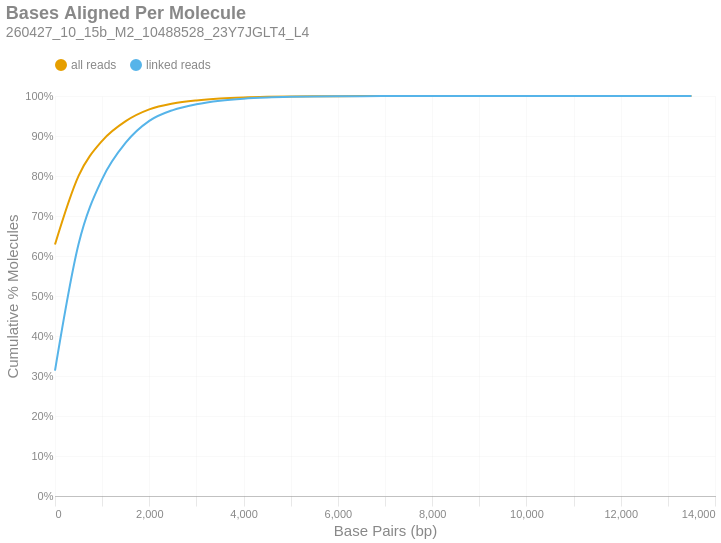

The cell this chart's notebook holds for it:
### Markdown cell above
### Bases Aligned Per Molecule
This is a cumulative frequency distribution showing the number of base pairs aligned per unique molecule. These data are shown in 500 bp bins. There are two distributions: one with `all reads` (yellow) and another with only `linked reads` (blue). The percent of molecules in the `linked reads` distribution is relative to the total number of linked molecules.

### Code cell
if SKIPLR:
    print_html(f"Skipped")
else:
    binned_df = consolidated_hist(valids['aligned_bp'], mask, 500, True)
    with SafeRender(binned_df):
        (
            density_plot(binned_df, 'Bases Aligned Per Molecule', samplename, 'basesper')
            .encode(
                x=alt.X('bin:Q', title="Base Pairs (bp)").axis(tickMinStep=500).scale(padding=0),
                y=alt.Y('value:Q', title='Cumulative % Molecules')
                    .axis(format='%')
                    .scale(domain = [0,1])
                    .stack(False),
                color=alt.Color("key:N").scale(domain = ["all reads", "linked reads"]),
                tooltip = [
                    alt.Tooltip("key:N", title = "Data Type"),
                    alt.Tooltip("range_label:N", title="Bases Aligned Per Molecule"),
                    alt.Tooltip("value:Q", format = ".2%", title="% Molecules (Cum.)")
                ]
            )
        ).display()

### Figure 1 — Vega-Lite specification as saved in the notebook (floating-point values rounded to 4 significant figures)
{"width": "container", "height": 400, "config": {"title": {"anchor": "start", "dy": -15, "fontSize": 18, "color": "#888888", "subtitleColor": "#888888", "subtitleFontSize": 14}, "arc": {"fill": "#0072B2"}, "axis": {"domainColor": "#888888", "domainWidth": 0.5, "gridWidth": 0.2, "grid": false, "titleFontWeight": 400, "titleFontSize": 15, "labelFontSize": 11, "labelColor": "#888888", "tickColor": "#888888", "tickWidth": 0.2, "titleColor": "#888888"}, "axisBand": {"grid": false}, "axisX": {"grid": true, "tickSize": 10, "domainCap": "round"}, "axisY": {"domain": false, "grid": true, "tickSize": 0, "domainCap": "round"}, "background": "transparent", "header": {"labelFontSize": 15, "labelColor": "#888888", "titleFontSize": 15, "titleFontWeight": 600, "titleColor": "#888888"}, "legend": {"labelFont": "sans-serif", "labelFontSize": 12, "labelColor": "#888888", "symbolSize": 100, "symbolType": "circle", "titleFontSize": 12, "titlePadding": 10, "titleColor": "#888888", "title": null, "orient": "top"}, "range": {"category": ["#E69F00", "#56B4E9", "#009E73", "#F0E442", "#0072B2", "#D55E00", "#CC79A7", "#000000"], "diverging": ["#cfe8f3", "#a2d4ec", "#73bfe2", "#46abdb", "#1696d2", "#12719e"]}, "area": {"fill": "#0072B2", "fillOpacity": 0.7, "line": true, "strokeOpacity": 0.7}, "line": {"color": "#0072B2", "stroke": "#0072B2", "strokeWidth": 2}, "trail": {"color": "#0072B2", "stroke": "#0072B2", "strokeWidth": 0, "size": 1}, "point": {"filled": true, "fillOpacity": 1.0, "size": 95}, "text": {"color": "#888888", "fontSize": 11, "align": "right", "fontWeight": 400, "size": 11}, "bar": {"fill": "#0072B2", "stroke": null}, "view": {"stroke": null, "continuousWidth": 660, "continuousHeight": 400}}, "data": {"name": "data-3d364b65c01727b5398fd09516a7c41f"}, "mark": {"type": "line", "interpolate": "monotone", "point": {"opacity": 0, "size": 275}}, "encoding": {"color": {"field": "key", "scale": {"domain": ["all reads", "linked reads"]}, "type": "nominal"}, "tooltip": [{"field": "key", "title": "Data Type", "type": "nominal"}, {"field": "range_label", "title": "Bases Aligned Per Molecule", "type": "nominal"}, {"field": "value", "format": ".2%", "title": "% Molecules (Cum.)", "type": "quantitative"}], "x": {"axis": {"tickMinStep": 500}, "field": "bin", "scale": {"padding": 0}, "title": "Base Pairs (bp)", "type": "quantitative"}, "y": {"axis": {"format": "%"}, "field": "value", "scale": {"domain": [0, 1]}, "stack": false, "title": "Cumulative % Molecules", "type": "quantitative"}}, "params": [{"name": "param_c36ac31b6afebe62", "select": {"type": "point", "fields": ["key"]}, "bind": "legend"}], "title": {"text": "Bases Aligned Per Molecule", "subtitle": "260427_10_15b_M2_10488528_23Y7JGLT4_L4"}, "transform": [{"fold": ["all reads (cumsum)", "linked reads (cumsum)"]}, {"calculate": "replace(datum.key, ' (cumsum)', '')", "as": "key"}, {"filter": {"param": "param_c36ac31b6afebe62"}}], "usermeta": {"embedOptions": {"downloadFileName": "260427_10_15b_M2_10488528_23Y7JGLT4_L4.basesper"}}, "$schema": "https://vega.github.io/schema/vega-lite/v6.4.1.json", "datasets": {"data-3d364b65c01727b5398fd09516a7c41f": [{"bin": "0.0", "interval": "0.0-500.0", "all reads": 0.6288, "linked reads": 0.3135, "all reads (cumsum)": 0.6288, "linked reads (cumsum)": 0.3135, "range_label": "0-499"}, {"bin": "500.0", "interval": "500.0-1000.0", "all reads": 0.1714, "linked reads": 0.3164, "all reads (cumsum)": 0.8003, "linked reads (cumsum)": 0.6299, "range_label": "500-999"}, {"bin": "1000.0", "interval": "1000.0-1500.0", "all reads": 0.08763, "linked reads": 0.1624, "all reads (cumsum)": 0.8879, "linked reads (cumsum)": 0.7923, "range_label": "1000-1499"}, {"bin": "1500.0", "interval": "1500.0-2000.0", "all reads": 0.04915, "linked reads": 0.09108, "all reads (cumsum)": 0.937, "linked reads (cumsum)": 0.8833, "range_label": "1500-1999"}, {"bin": "2000.0", "interval": "2000.0-2500.0", "all reads": 0.02938, "linked reads": 0.05444, "all reads (cumsum)": 0.9664, "linked reads (cumsum)": 0.9378, "range_label": "2000-2499"}, {"bin": "2500.0", "interval": "2500.0-3000.0", "all reads": 0.01458, "linked reads": 0.02702, "all reads (cumsum)": 0.981, "linked reads (cumsum)": 0.9648, "range_label": "2500-2999"}, {"bin": "3000.0", "interval": "3000.0-3500.0", "all reads": 0.00788, "linked reads": 0.0146, "all reads (cumsum)": 0.9889, "linked reads (cumsum)": 0.9794, "range_label": "3000-3499"}, {"bin": "3500.0", "interval": "3500.0-4000.0", "all reads": 0.004776, "linked reads": 0.008851, "all reads (cumsum)": 0.9937, "linked reads (cumsum)": 0.9882, "range_label": "3500-3999"}, {"bin": "4000.0", "interval": "4000.0-4500.0", "all reads": 0.002781, "linked reads": 0.005154, "all reads (cumsum)": 0.9964, "linked reads (cumsum)": 0.9934, "range_label": "4000-4499"}, {"bin": "4500.0", "interval": "4500.0-5000.0", "all reads": 0.001534, "linked reads": 0.002843, "all reads (cumsum)": 0.998, "linked reads (cumsum)": 0.9962, "range_label": "4500-4999"}, {"bin": "5000.0", "interval": "5000.0-5500.0", "all reads": 0.0008793, "linked reads": 0.001629, "all reads (cumsum)": 0.9989, "linked reads (cumsum)": 0.9979, "range_label": "5000-5499"}, {"bin": "5500.0", "interval": "5500.0-6000.0", "all reads": 0.0005007, "linked reads": 0.0009278, "all reads (cumsum)": 0.9994, "linked reads (cumsum)": 0.9988, "range_label": "5500-5999"}, {"bin": "6000.0", "interval": "6000.0-6500.0", "all reads": 0.000283, "linked reads": 0.0005244, "all reads (cumsum)": 0.9996, "linked reads (cumsum)": 0.9993, "range_label": "6000-6499"}, {"bin": "6500.0", "interval": "6500.0-7000.0", "all reads": 0.0001613, "linked reads": 0.0002988, "all reads (cumsum)": 0.9998, "linked reads (cumsum)": 0.9996, "range_label": "6500-6999"}, {"bin": "7000.0", "interval": "7000.0-7500.0", "all reads": 8.427e-05, "linked reads": 0.0001562, "all reads (cumsum)": 0.9999, "linked reads (cumsum)": 0.9998, "range_label": "7000-7499"}, {"bin": "7500.0", "interval": "7500.0-8000.0", "all reads": 5.463e-05, "linked reads": 0.0001012, "all reads (cumsum)": 0.9999, "linked reads (cumsum)": 0.9999, "range_label": "7500-7999"}, {"bin": "8000.0", "interval": "8000.0-8500.0", "all reads": 2.772e-05, "linked reads": 5.138e-05, "all reads (cumsum)": 1.0, "linked reads (cumsum)": 0.9999, "range_label": "8000-8499"}, {"bin": "8500.0", "interval": "8500.0-9000.0", "all reads": 1.745e-05, "linked reads": 3.234e-05, "all reads (cumsum)": 1.0, "linked reads (cumsum)": 1.0, "range_label": "8500-8999"}, {"bin": "9000.0", "interval": "9000.0-9500.0", "all reads": 8.817e-06, "linked reads": 1.634e-05, "all reads (cumsum)": 1.0, "linked reads (cumsum)": 1.0, "range_label": "9000-9499"}, {"bin": "9500.0", "interval": "9500.0-10000.0", "all reads": 4.091e-06, "linked reads": 7.58e-06, "all reads (cumsum)": 1.0, "linked reads (cumsum)": 1.0, "range_label": "9500-9999"}, {"bin": "10000.0", "interval": "10000.0-10500.0", "all reads": 2.636e-06, "linked reads": 4.885e-06, "all reads (cumsum)": 1.0, "linked reads (cumsum)": 1.0, "range_label": "10000-10499"}, {"bin": "10500.0", "interval": "10500.0-11000.0", "all reads": 1.364e-06, "linked reads": 2.527e-06, "all reads (cumsum)": 1.0, "linked reads (cumsum)": 1.0, "range_label": "10500-10999"}, {"bin": "11000.0", "interval": "11000.0-11500.0", "all reads": 6.363e-07, "linked reads": 1.179e-06, "all reads (cumsum)": 1.0, "linked reads (cumsum)": 1.0, "range_label": "11000-11499"}, {"bin": "11500.0", "interval": "11500.0-12000.0", "all reads": 5.454e-07, "linked reads": 1.011e-06, "all reads (cumsum)": 1.0, "linked reads (cumsum)": 1.0, "range_label": "11500-11999"}, {"bin": "12000.0", "interval": "12000.0-12500.0", "all reads": 3.636e-07, "linked reads": 6.738e-07, "all reads (cumsum)": 1.0, "linked reads (cumsum)": 1.0, "range_label": "12000-12499"}, {"bin": "12500.0", "interval": "12500.0-13000.0", "all reads": 3.636e-07, "linked reads": 6.738e-07, "all reads (cumsum)": 1.0, "linked reads (cumsum)": 1.0, "range_label": "12500-12999"}, {"bin": "13000.0", "interval": "13000.0-13500.0", "all reads": 1.818e-07, "linked reads": 3.369e-07, "all reads (cumsum)": 1.0, "linked reads (cumsum)": 1.0, "range_label": "13000-13499"}, {"bin": "13500.0", "interval": "13500.0-14000.0", "all reads": 9.09e-08, "linked reads": 1.685e-07, "all reads (cumsum)": 1.0, "linked reads (cumsum)": 1.0, "range_label": "13500-13999"}]}}
